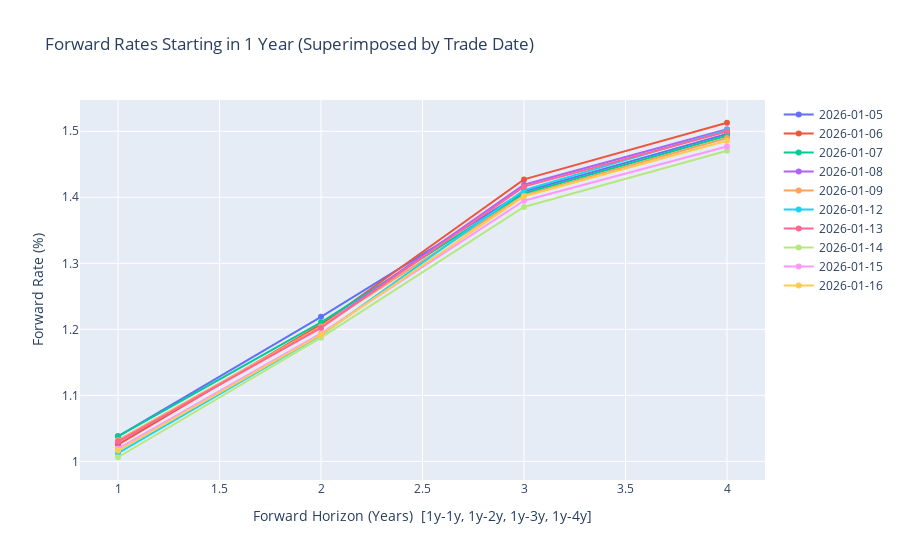

The notebook cell saved with this chart:
### Code cell
# ---- Plot forward curves superimposed by date ----
labels_order = ["1y-1y", "1y-2y", "1y-3y", "1y-4y"]
x_years = [1, 2, 3, 4]  # horizon length on x-axis (years)

fig = go.Figure()

for date_key in sorted(bond_dict.keys()):
    bonds_sorted = sorted(bond_dict[date_key], key=lambda x: x[2])

    # per-period spot rates from your fixed bootstrap
    spot_rates = bootstrap_spot_rate_curve(bonds_sorted)

    fwd = forward_rates_1y_start_from_spot(
        spot_rates, periods_per_year=2, start_years=1.0, horizons_years=(1, 2, 3, 4)
    )
    y = [fwd[k] * 100.0 for k in labels_order]  # percent

    fig.add_trace(
        go.Scatter(x=x_years, y=y, mode="lines+markers", name=str(date_key).strip())
    )

fig.update_layout(
    title="Forward Rates Starting in 1 Year (Superimposed by Trade Date)",
    xaxis_title="Forward Horizon (Years)  [1y-1y, 1y-2y, 1y-3y, 1y-4y]",
    yaxis_title="Forward Rate (%)",
)
fig.show()

### Figure 1 — Plotly figure (JSON) as saved in the notebook; plotly's stock layout.template omitted (floating-point values rounded to 4 significant figures)
{"data": [{"mode": "lines+markers", "name": "2026-01-05", "type": "scatter", "x": [1, 2, 3, 4], "y": [1.038, 1.219, 1.409, 1.496]}, {"mode": "lines+markers", "name": "2026-01-06", "type": "scatter", "x": [1, 2, 3, 4], "y": [1.025, 1.207, 1.427, 1.513]}, {"mode": "lines+markers", "name": "2026-01-07", "type": "scatter", "x": [1, 2, 3, 4], "y": [1.038, 1.211, 1.406, 1.493]}, {"mode": "lines+markers", "name": "2026-01-08", "type": "scatter", "x": [1, 2, 3, 4], "y": [1.03, 1.204, 1.419, 1.503]}, {"mode": "lines+markers", "name": "2026-01-09", "type": "scatter", "x": [1, 2, 3, 4], "y": [1.032, 1.204, 1.403, 1.49]}, {"mode": "lines+markers", "name": "2026-01-12", "type": "scatter", "x": [1, 2, 3, 4], "y": [1.012, 1.191, 1.411, 1.502]}, {"mode": "lines+markers", "name": "2026-01-13", "type": "scatter", "x": [1, 2, 3, 4], "y": [1.03, 1.202, 1.416, 1.5]}, {"mode": "lines+markers", "name": "2026-01-14", "type": "scatter", "x": [1, 2, 3, 4], "y": [1.006, 1.187, 1.385, 1.471]}, {"mode": "lines+markers", "name": "2026-01-15", "type": "scatter", "x": [1, 2, 3, 4], "y": [1.019, 1.194, 1.395, 1.477]}, {"mode": "lines+markers", "name": "2026-01-16", "type": "scatter", "x": [1, 2, 3, 4], "y": [1.016, 1.192, 1.402, 1.486]}], "layout": {"title": {"text": "Forward Rates Starting in 1 Year (Superimposed by Trade Date)"}, "xaxis": {"title": {"text": "Forward Horizon (Years)  [1y-1y, 1y-2y, 1y-3y, 1y-4y]"}}, "yaxis": {"title": {"text": "Forward Rate (%)"}}}}
